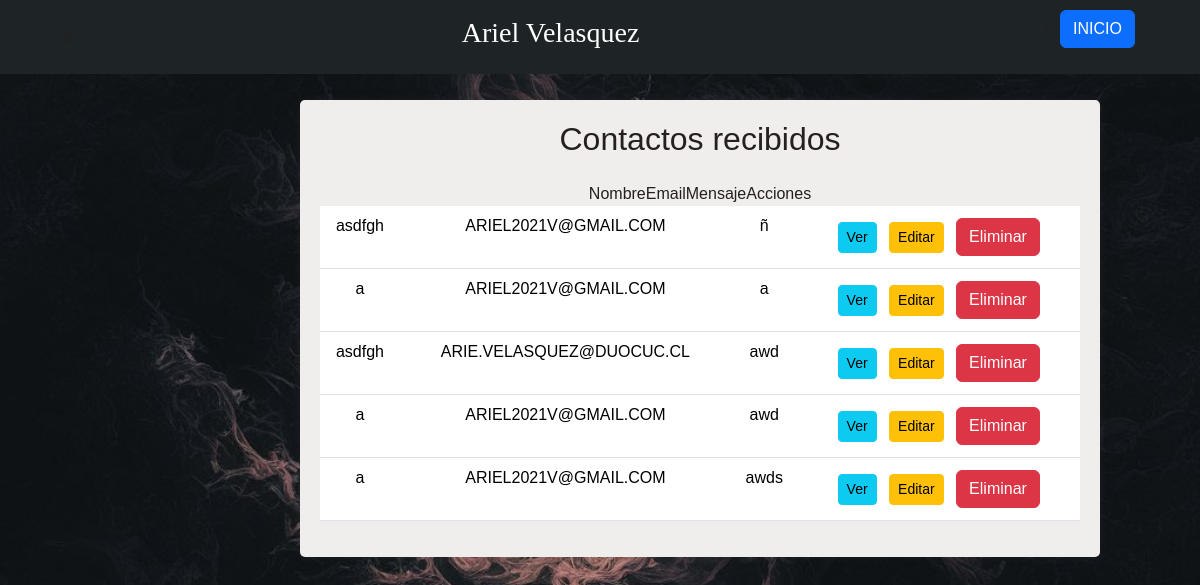
Screenshot of /contactos/ (signed in) with the database file from the repository.
### myportfolio/models.py (models this page shows, shortened)
class Contacto(models.Model):
    nombre = models.CharField(max_length=100)
    email = models.EmailField()
    mensaje = models.TextField()  # Campo para el mensaje original
    mensaje_cifrado = models.TextField()  # Campo para almacenar el mensaje cifrado
    fecha = models.DateTimeField(auto_now_add=True)  # Añade el campo de fecha

### myportfolio/views.py (the view)
# urls.py: path('contactos/', views.contacto_lista, name='contacto_lista'),
@login_required
def contacto_lista(request):
    contactos = Contacto.objects.all()
    return render(request, 'myportfolio/contacto_lista.html', {'contactos': contactos})

### myportfolio/templates/myportfolio/contacto_lista.html (shortened to what this page needs)
{% extends "base_generic.html" %}
{% load static %}
    {% block content %}
    <div class="container mt-5">
        <h2 class="text-center mb-4">Contactos recibidos</h2>
        <div class="table-responsive">
            <table class="table table-hover aling-middle">
                <tbody>
                    {% for contacto in contactos %}
                        <tr>
                            <td>{{ contacto.nombre }}</td>
                            <td>{{ contacto.email }}</td>
                            <td>{{ contacto.mensaje }}</td>
                            <td class="text-center">
                                <a href="{% url 'contacto_detalle' contacto.pk %}" class="btn btn-info btn-sm m-1">Ver</a>
                                <a href="{% url 'contacto_editar' contacto.pk %}" class="btn btn-warning btn-sm m-1">Editar</a>
                                <form method="POST" action="{% url 'contacto_eliminar' contacto.pk %}" style="display:inline;">
                                    <button type="submit" class="btn btn-danger btn-ms m-1">Eliminar</button>
                                </form>
                            </td>
                        </tr>
                    {% endfor %}
                </tbody>
            </table>
        </div>
    </div>
{% endblock %}

### myportfolio/templates/base_generic.html (shortened to what this page needs)
{% load bootstrap5 %}
{% load static %}
<!DOCTYPE html>
<html lang="es">
<head>
    {% bootstrap_css %}
    <link rel="stylesheet" href="{% static 'css/pagina.css' %}">
</head>
<body style="background-image: url('{% static 'images/confirmacion.jpeg' %}');
             background-size: cover;
             background-position: center;
             background-repeat: no-repeat;
             background-attachment: fixed;
             font-family: Arial, sans-serif;
             color: #251f1f;">
<div class="contenedor-header">
    <header>s
        <div class="logo">
            <h2>Ariel<span> Velasquez</span></h2>
        </div>
        <ul>
            <li>
                <a href="{% url 'index' %}" class="btn btn-primary">INICIO</a>
            </li>
        </ul>
    </header>
</div>
    {% block content %}
    {% endblock %}
</body>
</html>

### myportfolio/static/css/pagina.css (style rules this page uses)
body { font-family: Arial, sans-serif; background-color: #ffffff; color: #251f1f; margin: 100px; padding: 0; background: #90979a; }
.container { max-width: 800px; margin: 200px ; text-align: center; padding: 20px; background-color: #f0eded; box-shadow: 0 0 10px rgba(139, 126, 126, 0.1); border-radius: 5px; }
a { color: #007bff; text-decoration: none; transition: color 0.3s ease; }
.contenedor-header { background: #1e2326; position: fixed; width: 100%; top: 0; left: 0; z-index: 99; }
.contenedor-header header { max-width: 1100px; margin: auto; display: flex; justify-content: space-between; align-items: center; padding: 10px 15px; }
.contenedor-header header .logo h2 { font-family: 'Righteous', cursive; font-size: 28px; color: #ffffff; text-decoration: none; }
.contenedor-header header .logo span { font-family: 'Righteous', cursive; font-size: 28px; color: #ffffff; text-decoration: none; }

### rows the page displays
Contacto: nombre "asdfgh", email "ARIEL2021V@GMAIL.COM", mensaje "ñ"
Contacto: nombre "a", email "ARIEL2021V@GMAIL.COM", mensaje "a"
Contacto: nombre "asdfgh", email "ARIE.VELASQUEZ@DUOCUC.CL", mensaje "awd"
Contacto: nombre "a", email "ARIEL2021V@GMAIL.COM", mensaje "awd"
Contacto: nombre "a", email "ARIEL2021V@GMAIL.COM", mensaje "awds"
